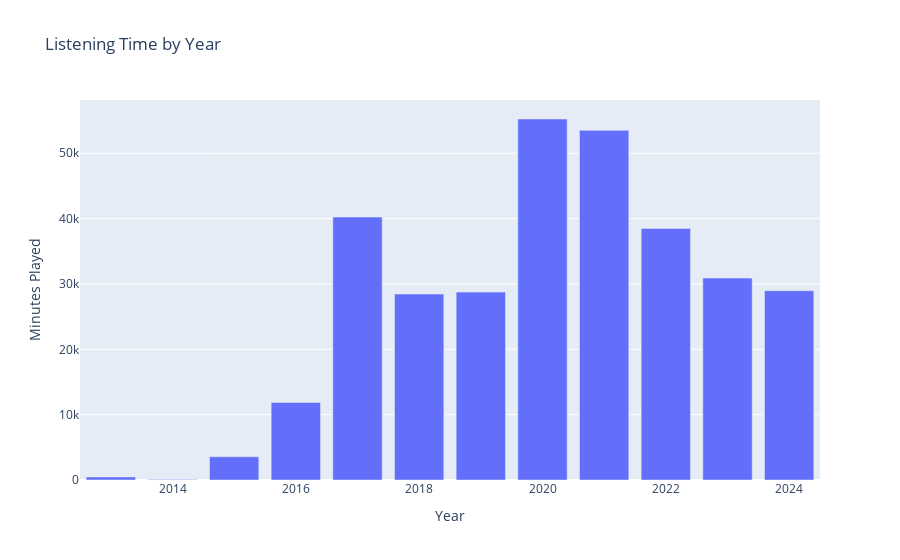

The notebook cell saved with this chart:
### Code cell
fig = px.bar(
    x=yearly.index, 
    y=yearly.values,
    title='Listening Time by Year',
    labels={'x': 'Year', 'y': 'Minutes Played'}
)
fig.show()

### Figure 1 — Plotly figure (JSON) as saved in the notebook; plotly's stock layout.template omitted (floating-point values rounded to 4 significant figures)
{"data": [{"hovertemplate": "Year=%{x}<br>Minutes Played=%{y}<extra></extra>", "legendgroup": "", "marker": {"color": "#636efa", "pattern": {"shape": ""}}, "name": "", "orientation": "v", "showlegend": false, "textposition": "auto", "type": "bar", "x": [2013, 2014, 2015, 2016, 2017, 2018, 2019, 2020, 2021, 2022, 2023, 2024], "xaxis": "x", "y": [469.8, 62.36, 3555.0, 11860.0, 40240.0, 28450.0, 28750.0, 55240.0, 53510.0, 38490.0, 30900.0, 28960.0], "yaxis": "y"}], "layout": {"autosize": true, "barmode": "relative", "legend": {"tracegroupgap": 0}, "title": {"text": "Listening Time by Year"}, "xaxis": {"anchor": "y", "autorange": true, "domain": [0, 1], "range": [2012.0, 2024.0], "title": {"text": "Year"}, "type": "linear"}, "yaxis": {"anchor": "x", "autorange": true, "domain": [0, 1], "range": [0, 58150.0], "title": {"text": "Minutes Played"}, "type": "linear"}}}
